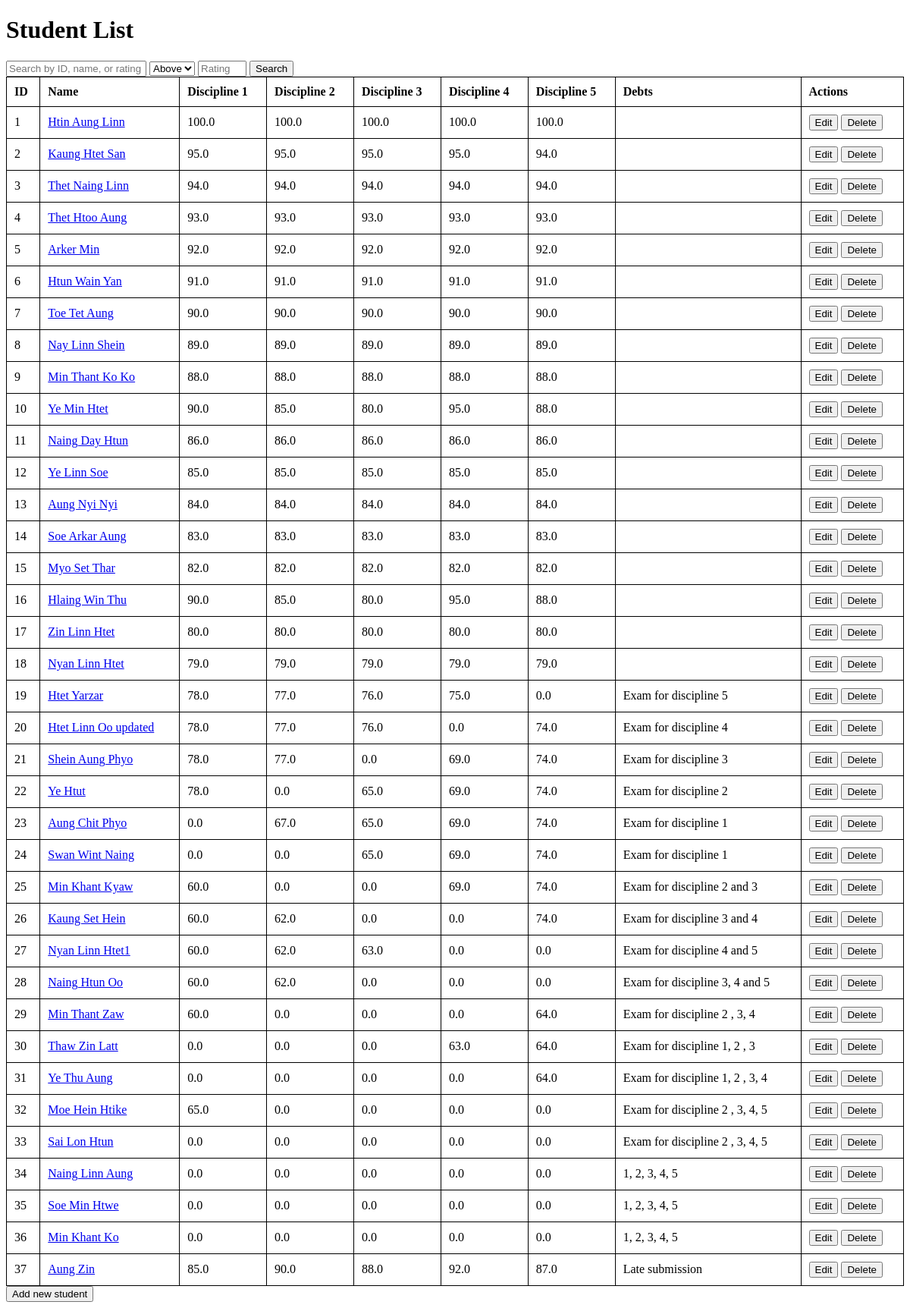
Before: /students with the older database file.
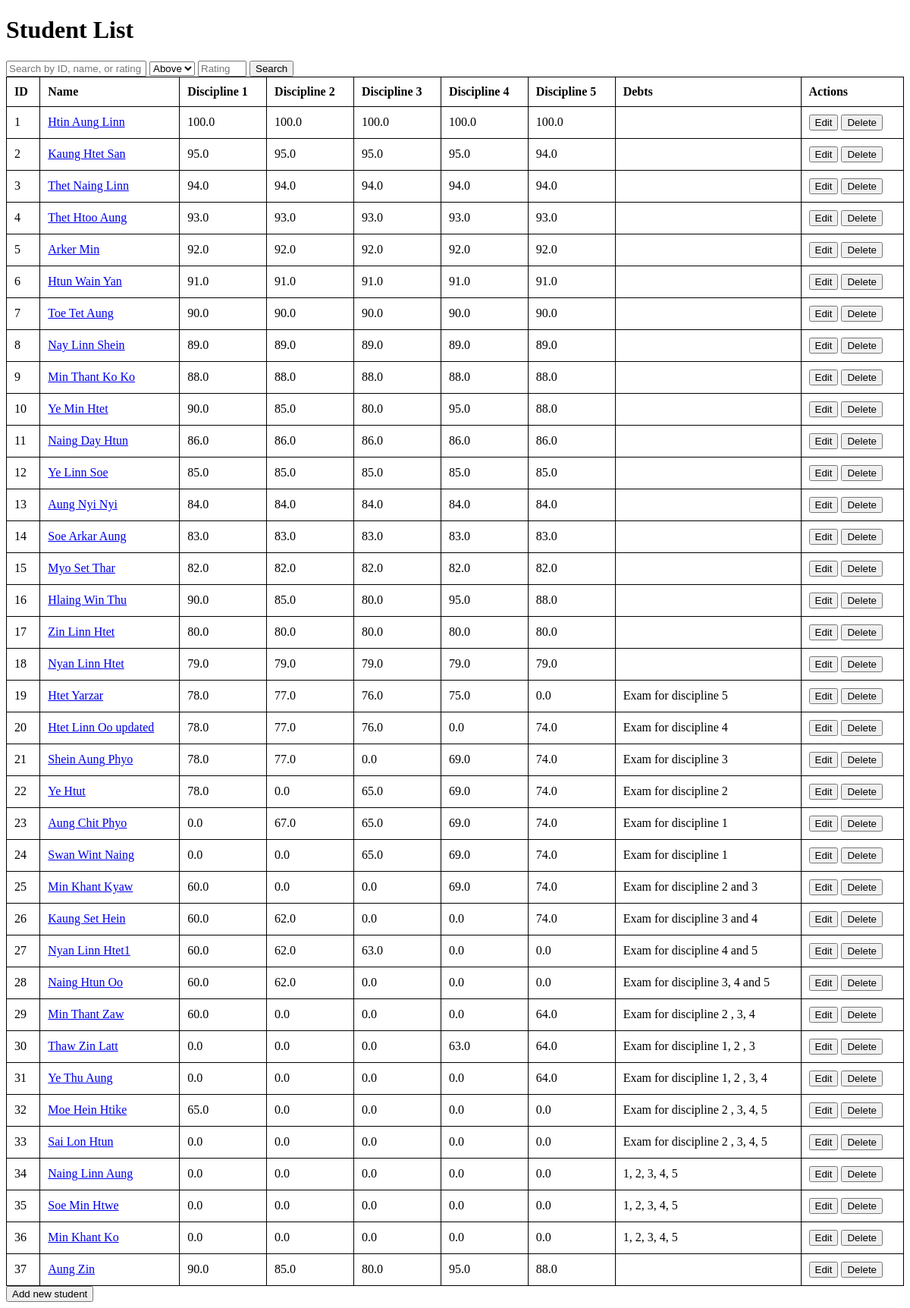
After: the same page with the newer database file.
### tables this page shows
CREATE TABLE Students (
    id INTEGER PRIMARY KEY,
    name TEXT NOT NULL
);

CREATE TABLE Ratings (
    id INTEGER PRIMARY KEY,
    student_id INTEGER,
    discipline TEXT,
    rating REAL,
    FOREIGN KEY(student_id) REFERENCES Students(id)
);

CREATE TABLE Debts (
    id INTEGER PRIMARY KEY,
    student_id INTEGER,
    debt TEXT,
    FOREIGN KEY(student_id) REFERENCES Students(id)
);

### app.py (the view)
@app.route('/students', methods=['GET'])
def get_students():
    with get_db_connection() as conn:
        students = conn.execute('SELECT * FROM Students').fetchall()
        students_list = [get_student_info(student) for student in students]
    return render_template('students.html', students=students_list)

### app.py (called while the page is built)
def get_db_connection():
    conn = sqlite3.connect('students.db', timeout=10)
    conn.row_factory = sqlite3.Row
    return conn

def get_student_info(student):
    conn = get_db_connection()
    student_info = dict(student)
    ratings = conn.execute('SELECT discipline, rating FROM Ratings WHERE student_id = ?', (student['id'],)).fetchall()
    student_info['ratings'] = {rating['discipline']: rating['rating'] for rating in ratings}
    debts = conn.execute('SELECT debt FROM Debts WHERE student_id = ?', (student['id'],)).fetchall()
    student_info['debts'] = [debt['debt'] for debt in debts]
    conn.close()
    return student_info

### templates/students.html (shortened to what this page needs)
<!DOCTYPE html>
<html lang="en">
<head>
</head>
<body>
    <h1>Student List</h1>
    <form method="get" action="/search">
        <input type="text" name="query" placeholder="Search by ID, name, or rating range">
        <select name="rating_filter">
            <option value="above">Above</option>
        </select>
        <input type="number" name="rating_threshold" placeholder="Rating Threshold" min="0" max="100">
        <input type="submit" value="Search">
    </form>
    <table>
        <thead>
            <tr>
                <th>ID</th>
                <th>Name</th>
                <th>Discipline 1</th>
                <th>Discipline 2</th>
                <th>Discipline 3</th>
                <th>Discipline 4</th>
                <th>Discipline 5</th>
                <th>Debts</th>
                <th>Actions</th>
            </tr>
        </thead>
        <tbody>
            {% for student in students %}
                <tr>
                    <td>{{ student.id }}</td>
                    <td><a href="/student/{{ student.id }}" target="_blank">{{ student.name }}</a></td>
                    <td>{{ student.ratings.get('Discipline 1', 'N/A') }}</td>
                    <td>{{ student.ratings.get('Discipline 2', 'N/A') }}</td>
                    <td>{{ student.ratings.get('Discipline 3', 'N/A') }}</td>
                    <td>{{ student.ratings.get('Discipline 4', 'N/A') }}</td>
                    <td>{{ student.ratings.get('Discipline 5', 'N/A') }}</td>
                    <td>{{ ', '.join(student.debts) }}</td>
                    <td>
                        <a href="/edit_student/{{ student.id }}" target="_blank"><button type="submit">Edit</button></a>
                        <form action="/delete_student/{{ student.id }}" method="post" style="display:inline;">
                            <button type="submit">Delete</button>
                        </form>
                    </td>
                </tr>
            {% endfor %}
        </tbody>
    </table>
    <a href="/add_student"><button type="submit">Add new student</button></a>
</body>
</html>

### templates/students.html (style rules this page uses)
table { width: 100%; border-collapse: collapse; }
table, th, td { border: 1px solid black; }
th, td { padding: 10px; text-align: left; }

Changed rows visible on the page:
removed Debts: debt "Late submission"
computed for Students "Aung Zin": ratings.get "85.0" → "90.0"; ratings.get "90.0" → "85.0"; ratings.get "88.0" → "80.0"; ratings.get "92.0" → "95.0"; ratings.get "87.0" → "88.0"
